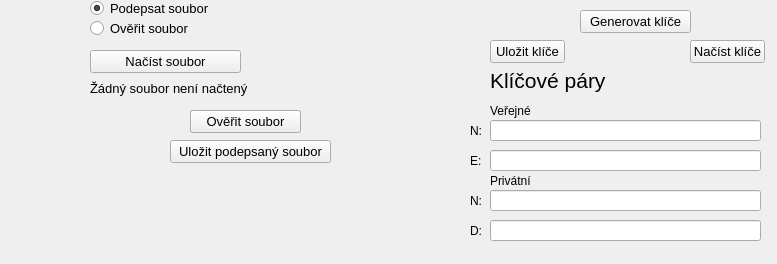
<?xml version="1.0" encoding="UTF-8"?>
<ui version="4.0">
 <class>Form</class>
 <widget class="QWidget" name="Form">
  <property name="geometry">
   <rect>
    <x>0</x>
    <y>0</y>
    <width>777</width>
    <height>264</height>
   </rect>
  </property>
  <property name="font">
   <font>
    <pointsize>10</pointsize>
   </font>
  </property>
  <property name="contextMenuPolicy">
   <enum>Qt::ActionsContextMenu</enum>
  </property>
  <property name="windowTitle">
   <string>RSA šifra</string>
  </property>
  <widget class="QRadioButton" name="radioButtonSiforvat">
   <property name="geometry">
    <rect>
     <x>90</x>
     <y>0</y>
     <width>121</width>
     <height>17</height>
    </rect>
   </property>
   <property name="text">
    <string>Podepsat soubor</string>
   </property>
   <property name="checked">
    <bool>true</bool>
   </property>
  </widget>
  <widget class="QRadioButton" name="radioButtonOdsifrovat">
   <property name="geometry">
    <rect>
     <x>90</x>
     <y>20</y>
     <width>121</width>
     <height>17</height>
    </rect>
   </property>
   <property name="text">
    <string>Ověřit soubor</string>
   </property>
  </widget>
  <widget class="QPushButton" name="pushButtonNacist">
   <property name="geometry">
    <rect>
     <x>90</x>
     <y>50</y>
     <width>151</width>
     <height>23</height>
    </rect>
   </property>
   <property name="text">
    <string>Načíst soubor</string>
   </property>
  </widget>
  <widget class="QPushButton" name="pushButtonUloz">
   <property name="geometry">
    <rect>
     <x>170</x>
     <y>140</y>
     <width>161</width>
     <height>23</height>
    </rect>
   </property>
   <property name="text">
    <string>Uložit podepsaný soubor</string>
   </property>
  </widget>
  <widget class="QLabel" name="labelklic">
   <property name="geometry">
    <rect>
     <x>490</x>
     <y>60</y>
     <width>121</width>
     <height>41</height>
    </rect>
   </property>
   <property name="font">
    <font>
     <pointsize>16</pointsize>
    </font>
   </property>
   <property name="text">
    <string>Klíčové páry</string>
   </property>
  </widget>
  <widget class="QLabel" name="labelklic_2">
   <property name="geometry">
    <rect>
     <x>490</x>
     <y>100</y>
     <width>121</width>
     <height>21</height>
    </rect>
   </property>
   <property name="font">
    <font>
     <pointsize>9</pointsize>
    </font>
   </property>
   <property name="text">
    <string>Veřejné</string>
   </property>
  </widget>
  <widget class="QLabel" name="labelklic_6">
   <property name="geometry">
    <rect>
     <x>490</x>
     <y>170</y>
     <width>121</width>
     <height>21</height>
    </rect>
   </property>
   <property name="font">
    <font>
     <pointsize>9</pointsize>
    </font>
   </property>
   <property name="text">
    <string>Privátní</string>
   </property>
  </widget>
  <widget class="QLabel" name="labelklic_7">
   <property name="geometry">
    <rect>
     <x>470</x>
     <y>120</y>
     <width>21</width>
     <height>21</height>
    </rect>
   </property>
   <property name="font">
    <font>
     <pointsize>9</pointsize>
    </font>
   </property>
   <property name="text">
    <string>N:</string>
   </property>
  </widget>
  <widget class="QLabel" name="labelklic_8">
   <property name="geometry">
    <rect>
     <x>470</x>
     <y>150</y>
     <width>21</width>
     <height>21</height>
    </rect>
   </property>
   <property name="font">
    <font>
     <pointsize>9</pointsize>
    </font>
   </property>
   <property name="text">
    <string>E:</string>
   </property>
  </widget>
  <widget class="QLineEdit" name="lineEditRON">
   <property name="geometry">
    <rect>
     <x>490</x>
     <y>120</y>
     <width>271</width>
     <height>21</height>
    </rect>
   </property>
   <property name="maxLength">
    <number>999999999</number>
   </property>
   <property name="readOnly">
    <bool>true</bool>
   </property>
  </widget>
  <widget class="QLineEdit" name="lineEditROE">
   <property name="geometry">
    <rect>
     <x>490</x>
     <y>150</y>
     <width>271</width>
     <height>21</height>
    </rect>
   </property>
   <property name="readOnly">
    <bool>true</bool>
   </property>
  </widget>
  <widget class="QLineEdit" name="lineEditROD">
   <property name="geometry">
    <rect>
     <x>490</x>
     <y>220</y>
     <width>271</width>
     <height>21</height>
    </rect>
   </property>
   <property name="readOnly">
    <bool>true</bool>
   </property>
  </widget>
  <widget class="QLabel" name="labelklic_9">
   <property name="geometry">
    <rect>
     <x>470</x>
     <y>220</y>
     <width>21</width>
     <height>21</height>
    </rect>
   </property>
   <property name="font">
    <font>
     <pointsize>9</pointsize>
    </font>
   </property>
   <property name="text">
    <string>D:</string>
   </property>
  </widget>
  <widget class="QLabel" name="labelklic_10">
   <property name="geometry">
    <rect>
     <x>470</x>
     <y>190</y>
     <width>21</width>
     <height>21</height>
    </rect>
   </property>
   <property name="font">
    <font>
     <pointsize>9</pointsize>
    </font>
   </property>
   <property name="text">
    <string>N:</string>
   </property>
  </widget>
  <widget class="QLineEdit" name="lineEditRON_2">
   <property name="geometry">
    <rect>
     <x>490</x>
     <y>190</y>
     <width>271</width>
     <height>21</height>
    </rect>
   </property>
   <property name="readOnly">
    <bool>true</bool>
   </property>
  </widget>
  <widget class="QPushButton" name="pushButtonGEN">
   <property name="geometry">
    <rect>
     <x>580</x>
     <y>10</y>
     <width>111</width>
     <height>23</height>
    </rect>
   </property>
   <property name="text">
    <string>Generovat klíče</string>
   </property>
  </widget>
  <widget class="QPushButton" name="pushButtonulozklice">
   <property name="geometry">
    <rect>
     <x>490</x>
     <y>40</y>
     <width>75</width>
     <height>23</height>
    </rect>
   </property>
   <property name="text">
    <string>Uložit klíče</string>
   </property>
  </widget>
  <widget class="QPushButton" name="pushButtonNactiklic">
   <property name="geometry">
    <rect>
     <x>690</x>
     <y>40</y>
     <width>75</width>
     <height>23</height>
    </rect>
   </property>
   <property name="text">
    <string>Načíst klíče</string>
   </property>
  </widget>
  <widget class="QLabel" name="label">
   <property name="geometry">
    <rect>
     <x>90</x>
     <y>80</y>
     <width>351</width>
     <height>16</height>
    </rect>
   </property>
   <property name="text">
    <string>Žádný soubor není načtený</string>
   </property>
  </widget>
  <widget class="QPushButton" name="pushButtonpodpis">
   <property name="geometry">
    <rect>
     <x>190</x>
     <y>110</y>
     <width>111</width>
     <height>23</height>
    </rect>
   </property>
   <property name="text">
    <string>Podepsat soubor</string>
   </property>
  </widget>
  <widget class="QPushButton" name="pushButtonover">
   <property name="geometry">
    <rect>
     <x>190</x>
     <y>110</y>
     <width>111</width>
     <height>23</height>
    </rect>
   </property>
   <property name="text">
    <string>Ověřit soubor</string>
   </property>
  </widget>
  <widget class="QLabel" name="label_2">
   <property name="geometry">
    <rect>
     <x>60</x>
     <y>180</y>
     <width>361</width>
     <height>71</height>
    </rect>
   </property>
   <property name="text">
    <string/>
   </property>
   <property name="alignment">
    <set>Qt::AlignLeading|Qt::AlignLeft|Qt::AlignTop</set>
   </property>
  </widget>
 </widget>
 <resources/>
 <connections/>
</ui>
